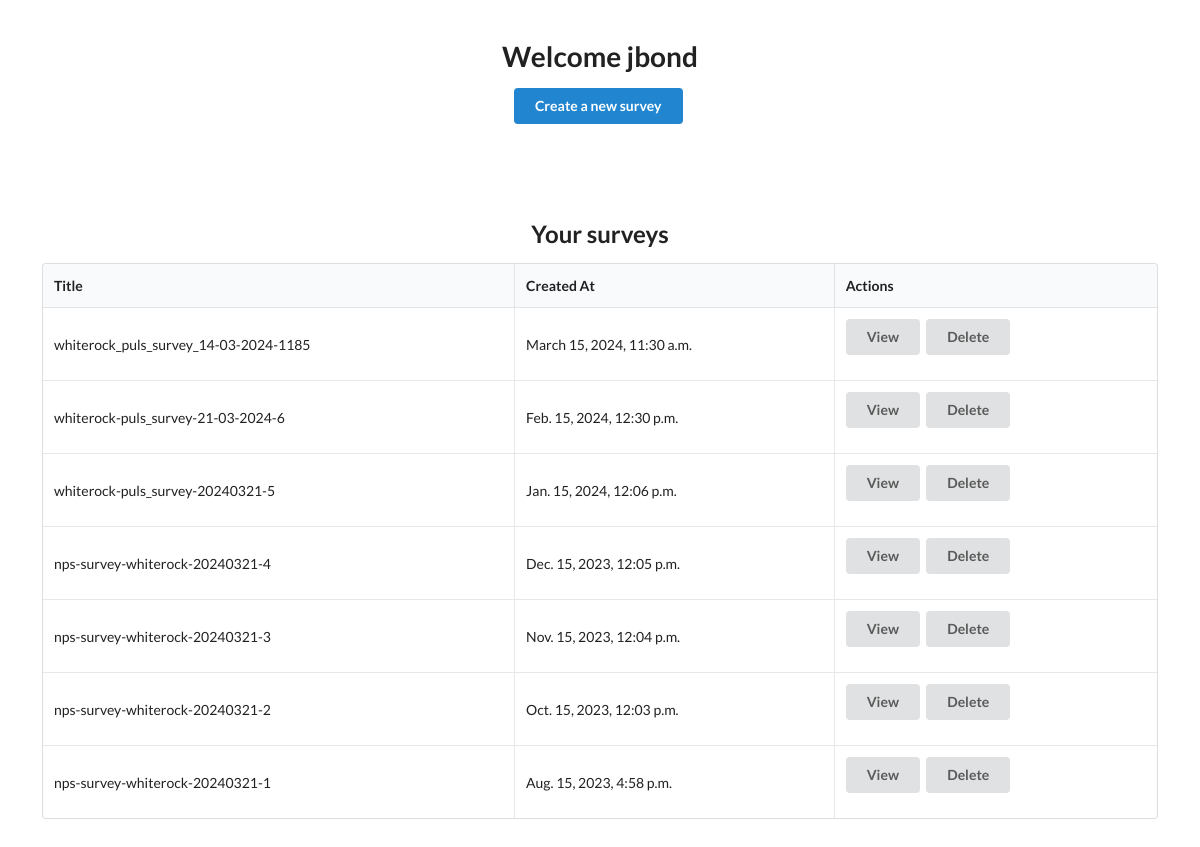
/survey/survey-list/ (signed in), run on the app's committed database.
### owner/models.py (models this page shows, shortened)
class CustomUser(AbstractUser):
    profile_pic = models.ImageField(upload_to='assets/img/avatars', null=True, blank=True, max_length=255, help_text="Max size: 320 x 320 px, Max file size: 750KB")
    first_name = models.CharField(max_length=30, blank=True)
    last_name = models.CharField(max_length=30, blank=True)
    email = models.EmailField(unique=True)
    company = models.ForeignKey(Company, on_delete=models.CASCADE, related_name='users', null=True, blank=True)
    sbu_units = models.ForeignKey(SBU, on_delete=models.SET_NULL, null=True, blank=True, related_name='sbu_units')
    is_owner = models.BooleanField(default=False)
    is_hr = models.BooleanField(default=False)
    is_manager = models.BooleanField(default=False)
    is_team_leader = models.BooleanField(default=False)
    is_employee = models.BooleanField(default=False)
    manager = models.ForeignKey('self', on_delete=models.SET_NULL, null=True, blank=True, related_name='managed_team_leaders')
    team_leader = models.ForeignKey('self', on_delete=models.SET_NULL, null=True, blank=True, related_name='managed_team_members')
    joining_date = models.DateField(null=True, blank=True, help_text="Date format: YYYY-MM-DD")

### survey/models.py (models this page shows, shortened)
class Survey(models.Model):
    DURATION_CHOICES = [
        ("7", "7 days"),
        ("15", "15 days"),
        ("30", "30 days"),
    ]
    FREQUENCY_CHOICES = [
        ("weekly", "Weekly"),
        ("monthly", "Monthly"),
        ("quarterly", "Quarterly"),
        ("yearly", "Yearly"),
    ]
    title = models.CharField(max_length=64)
    is_active = models.BooleanField(default=False)
    creator = models.ForeignKey('owner.CustomUser', on_delete=models.CASCADE, default=None)
    created_at = models.DateTimeField(default=timezone.now)
    questions = models.ManyToManyField('SurveyQuestion')
    company = models.ForeignKey('owner.Company', on_delete=models.CASCADE, null=True, blank=True)
    date = models.DateField(default=timezone.now)
    time = models.TimeField(default=timezone.now)
    duration = models.CharField(max_length=10, choices=DURATION_CHOICES, default="7")  # Default to 7 days
    frequency = models.CharField(max_length=20, choices=FREQUENCY_CHOICES, default="weekly")  # Default to weekly

### survey/views.py (the view)
# urls.py: path("survey-list/", views.survey_list, name="survey-list"),  # Update the path to survey_list
@login_required
def survey_list(request):
    survey = Survey.objects.filter(creator=request.user).order_by("-created_at").all()
    return render(request, "survey/list.html", {"survey": survey})

### net_promoter_score/models.py (called while the page is built)
    def most_recent_user_score(self, user: AbstractBaseUser) -> UserScore:
        return self.filter(user=user).order_by("-id").first()

    def days_since_user_score(self, user: AbstractBaseUser) -> int:
        score = self.most_recent_user_score(user)
        return score.elapsed if score else -1

### net_promoter_score/utils.py (called while the page is built)
def show_nps(request: HttpRequest) -> bool:
    return settings.NPS_DISPLAY_FUNCTION(request)

### survey/templates/survey/list.html (shortened to what this page needs)
{% extends "_base.html" %}
{% block content %}
<div class="ui center aligned basic very padded segment">
    <h1 class="ui header">Welcome {{ request.user.username }}</h1>
    <a href="{% url 'survey-create' %}">
        <div class="ui primary button">Create a new survey</div>
    </a>
</div>
<div class="ui center aligned basic very padded segment">
    {% if survey %}
    <h2 class="ui header">Your surveys</h2>
    <table class="ui celled table">
        <thead>
            <tr>
                <th>Title</th>
                <th>Created At</th>
                <th>Actions</th>
            </tr>
        </thead>
        <tbody>
            {% for survey in survey %}
            <tr>
                <td>{{ survey.title }}</td>
                <td>{{ survey.created_at }}</td>
                <td>
                    {% if survey.is_active %}
                    <a href="{% url 'survey-detail' pk=survey.pk %}">
                        <div class="ui button">View</div>
                    </a>
                    {% else %}
                    <a href="{% url 'survey-edit' pk=survey.pk %}">
                        <div class="ui button">Edit</div>
                    </a>
                    {% endif %}
                    <form method="post" action="{% url 'survey-delete' pk=survey.pk %}" style="display: inline-block;">
                        <button class="ui button">Delete</button>
                    </form>
                </td>
            </tr>
            {% endfor %}
        </tbody>
    </table>
    {% else %}
    <h2 class="ui header">Your surveys
        <div class="sub header">You don't have any surveys yet, try creating one first.</div>
    </h2>
    {% endif %}
</div>
{% endblock %}

### data on the page
CustomUser: user.username "jbond"
Survey: title "whiterock_puls_survey_14-03-2024-1185", created_at "March 15, 2024, 11:30 a.m.", is_active "View"
Survey: title "whiterock-puls_survey-21-03-2024-6", created_at "Feb. 15, 2024, 12:30 p.m.", is_active "View"
Survey: title "whiterock-puls_survey-20240321-5", created_at "Jan. 15, 2024, 12:06 p.m.", is_active "View"
Survey: title "nps-survey-whiterock-20240321-4", created_at "Dec. 15, 2023, 12:05 p.m.", is_active "View"
Survey: title "nps-survey-whiterock-20240321-3", created_at "Nov. 15, 2023, 12:04 p.m.", is_active "View"
Survey: title "nps-survey-whiterock-20240321-2", created_at "Oct. 15, 2023, 12:03 p.m.", is_active "View"
Survey: title "nps-survey-whiterock-20240321-1", created_at "Aug. 15, 2023, 4:58 p.m.", is_active "View"
